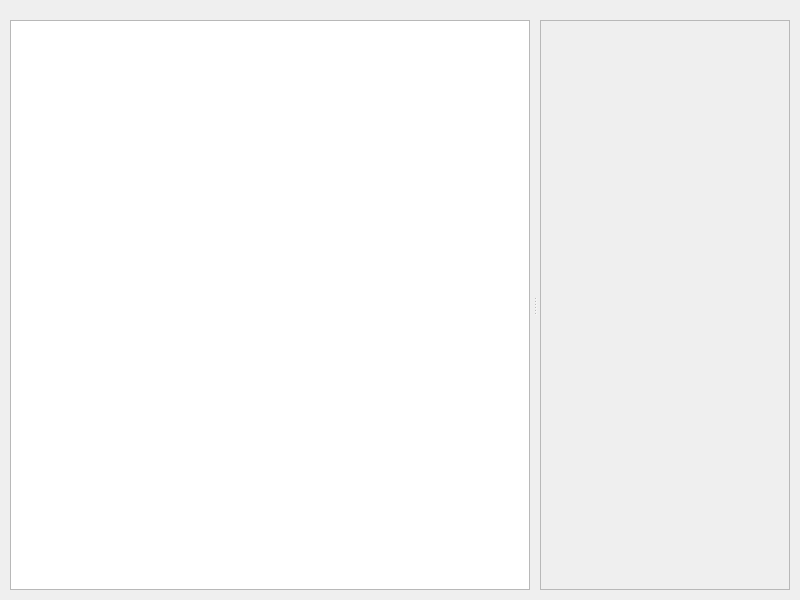
<?xml version="1.0" encoding="UTF-8"?>
<ui version="4.0">
 <class>MainWindowTabContent</class>
 <widget class="QWidget" name="MainWindowTabContent">
  <property name="geometry">
   <rect>
    <x>0</x>
    <y>0</y>
    <width>800</width>
    <height>600</height>
   </rect>
  </property>
  <property name="sizePolicy">
   <sizepolicy hsizetype="MinimumExpanding" vsizetype="MinimumExpanding">
    <horstretch>0</horstretch>
    <verstretch>0</verstretch>
   </sizepolicy>
  </property>
  <layout class="QVBoxLayout" name="mainWindowItemTabLayout">
   <property name="spacing">
    <number>10</number>
   </property>
   <property name="leftMargin">
    <number>10</number>
   </property>
   <property name="topMargin">
    <number>10</number>
   </property>
   <property name="rightMargin">
    <number>10</number>
   </property>
   <property name="bottomMargin">
    <number>10</number>
   </property>
   <item>
    <widget class="FilterBar" name="filterBar" native="true"/>
   </item>
   <item>
    <widget class="QSplitter" name="tabSplitter">
     <property name="sizePolicy">
      <sizepolicy hsizetype="MinimumExpanding" vsizetype="MinimumExpanding">
       <horstretch>0</horstretch>
       <verstretch>0</verstretch>
      </sizepolicy>
     </property>
     <property name="frameShape">
      <enum>QFrame::Shape::NoFrame</enum>
     </property>
     <property name="orientation">
      <enum>Qt::Orientation::Horizontal</enum>
     </property>
     <property name="handleWidth">
      <number>10</number>
     </property>
     <property name="childrenCollapsible">
      <bool>false</bool>
     </property>
     <widget class="QTableView" name="tableView">
      <property name="minimumSize">
       <size>
        <width>250</width>
        <height>250</height>
       </size>
      </property>
      <property name="contextMenuPolicy">
       <enum>Qt::ContextMenuPolicy::CustomContextMenu</enum>
      </property>
      <property name="alternatingRowColors">
       <bool>true</bool>
      </property>
      <property name="selectionMode">
       <enum>QAbstractItemView::SelectionMode::ExtendedSelection</enum>
      </property>
      <property name="selectionBehavior">
       <enum>QAbstractItemView::SelectionBehavior::SelectRows</enum>
      </property>
      <property name="horizontalScrollMode">
       <enum>QAbstractItemView::ScrollMode::ScrollPerPixel</enum>
      </property>
      <property name="sortingEnabled">
       <bool>true</bool>
      </property>
      <property name="cornerButtonEnabled">
       <bool>false</bool>
      </property>
      <attribute name="horizontalHeaderHighlightSections">
       <bool>false</bool>
      </attribute>
      <attribute name="verticalHeaderVisible">
       <bool>false</bool>
      </attribute>
      <attribute name="verticalHeaderDefaultSectionSize">
       <number>20</number>
      </attribute>
      <attribute name="verticalHeaderHighlightSections">
       <bool>false</bool>
      </attribute>
     </widget>
     <widget class="QScrollArea" name="statsScrollArea">
      <property name="minimumSize">
       <size>
        <width>250</width>
        <height>250</height>
       </size>
      </property>
      <property name="widgetResizable">
       <bool>true</bool>
      </property>
      <property name="alignment">
       <set>Qt::AlignmentFlag::AlignHCenter|Qt::AlignmentFlag::AlignTop</set>
      </property>
      <widget class="QWidget" name="statsScrollAreaWidget">
       <property name="geometry">
        <rect>
         <x>0</x>
         <y>0</y>
         <width>248</width>
         <height>558</height>
        </rect>
       </property>
       <layout class="QVBoxLayout" name="statsScrollAreaLayout">
        <property name="spacing">
         <number>10</number>
        </property>
        <property name="leftMargin">
         <number>10</number>
        </property>
        <property name="topMargin">
         <number>10</number>
        </property>
        <property name="rightMargin">
         <number>10</number>
        </property>
        <property name="bottomMargin">
         <number>10</number>
        </property>
       </layout>
      </widget>
     </widget>
    </widget>
   </item>
  </layout>
 </widget>
 <customwidgets>
  <customwidget>
   <class>FilterBar</class>
   <extends>QWidget</extends>
   <header>src/main/filter_bar.h</header>
   <container>1</container>
  </customwidget>
 </customwidgets>
 <resources/>
 <connections/>
</ui>
